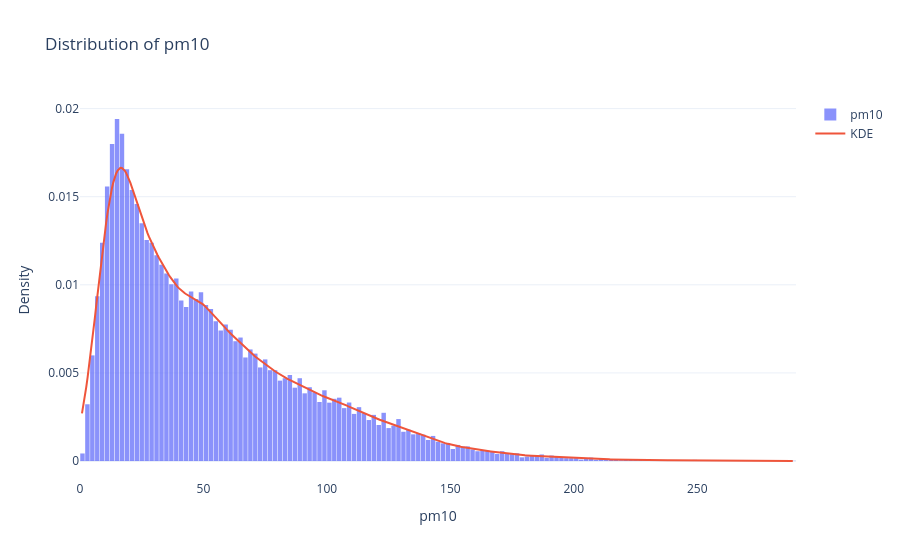
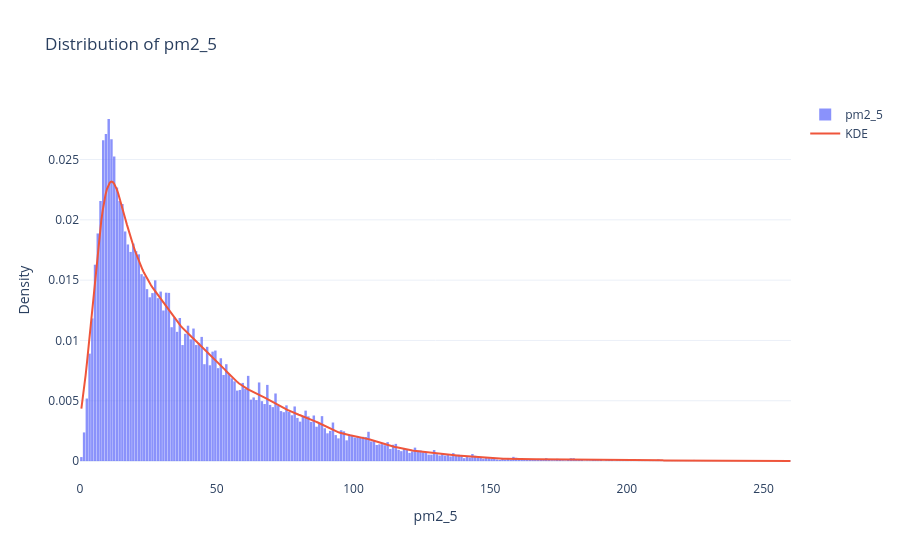
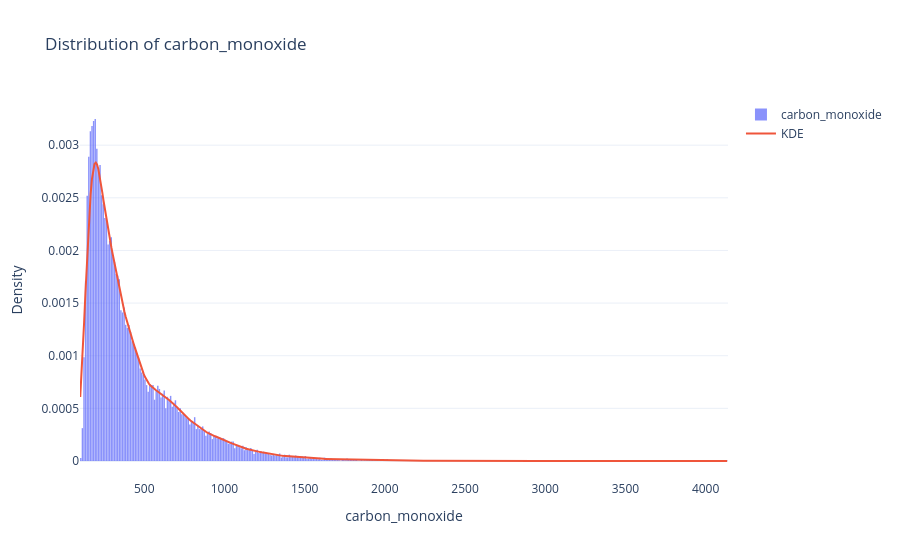
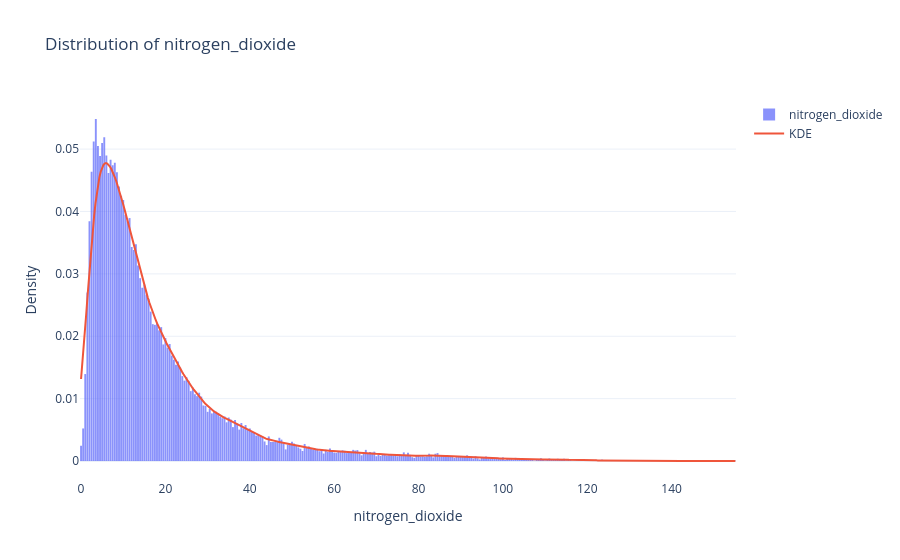

These figures' notebook cell, in order:
### Markdown cell above
### Univariate Distribution Analysis (Histograms for numeric columns)

### Code cell
output_dir = "../screenshots/histograms_kde"
os.makedirs(output_dir, exist_ok=True)

for col in numeric_columns:
    data = df[col]
    fig = go.Figure()
    fig.add_trace(go.Histogram(
        x=data,
        name=col,
        histnorm="probability density",
        opacity=0.75,
    ))
    kde = gaussian_kde(data)
    x_grid = np.linspace(data.min(), data.max(), 500)
    fig.add_trace(go.Scatter(
        x=x_grid,
        y=kde(x_grid),
        mode="lines",
        name=f"KDE",
        line=dict(width=2),
    ))
    fig.update_layout(
        title_text=f"Distribution of {col}",
        xaxis_title=col,
        yaxis_title="Density",
        bargap=0.1,
        template="plotly_white",
    )

    fname = os.path.join(output_dir, f"{col}_hist_kde.png")
    fig.write_image(fname, format="png", engine="kaleido")

    fig.show()

### Figure 1 — Plotly figure (JSON) as saved in the notebook; plotly's stock layout.template omitted (floating-point values rounded to 4 significant figures; data arrays with more than 128 entries replaced by an {"elided": "..."} marker saying what was removed)
{"data": [{"histnorm": "probability density", "name": "pm10", "opacity": 0.75, "type": "histogram", "x": {"elided": "54792 float values"}}, {"line": {"width": 2}, "mode": "lines", "name": "KDE", "type": "scatter", "x": {"elided": "500 float values"}, "y": {"elided": "500 float values"}}], "layout": {"bargap": 0.1, "title": {"text": "Distribution of pm10"}, "xaxis": {"title": {"text": "pm10"}}, "yaxis": {"title": {"text": "Density"}}}}

### Figure 2 — Plotly figure (JSON) as saved in the notebook; plotly's stock layout.template omitted (floating-point values rounded to 4 significant figures; data arrays with more than 128 entries replaced by an {"elided": "..."} marker saying what was removed)
{"data": [{"histnorm": "probability density", "name": "pm2_5", "opacity": 0.75, "type": "histogram", "x": {"elided": "54792 float values"}}, {"line": {"width": 2}, "mode": "lines", "name": "KDE", "type": "scatter", "x": {"elided": "500 float values"}, "y": {"elided": "500 float values"}}], "layout": {"bargap": 0.1, "title": {"text": "Distribution of pm2_5"}, "xaxis": {"title": {"text": "pm2_5"}}, "yaxis": {"title": {"text": "Density"}}}}

### Figure 3 — Plotly figure (JSON) as saved in the notebook; plotly's stock layout.template omitted (floating-point values rounded to 4 significant figures; data arrays with more than 128 entries replaced by an {"elided": "..."} marker saying what was removed)
{"data": [{"histnorm": "probability density", "name": "carbon_monoxide", "opacity": 0.75, "type": "histogram", "x": {"elided": "54792 float values"}}, {"line": {"width": 2}, "mode": "lines", "name": "KDE", "type": "scatter", "x": {"elided": "500 float values"}, "y": {"elided": "500 float values"}}], "layout": {"bargap": 0.1, "title": {"text": "Distribution of carbon_monoxide"}, "xaxis": {"title": {"text": "carbon_monoxide"}}, "yaxis": {"title": {"text": "Density"}}}}

### Figure 4 — Plotly figure (JSON) as saved in the notebook; plotly's stock layout.template omitted (floating-point values rounded to 4 significant figures; data arrays with more than 128 entries replaced by an {"elided": "..."} marker saying what was removed)
{"data": [{"histnorm": "probability density", "name": "nitrogen_dioxide", "opacity": 0.75, "type": "histogram", "x": {"elided": "54792 float values"}}, {"line": {"width": 2}, "mode": "lines", "name": "KDE", "type": "scatter", "x": {"elided": "500 float values"}, "y": {"elided": "500 float values"}}], "layout": {"bargap": 0.1, "title": {"text": "Distribution of nitrogen_dioxide"}, "xaxis": {"title": {"text": "nitrogen_dioxide"}}, "yaxis": {"title": {"text": "Density"}}}}
